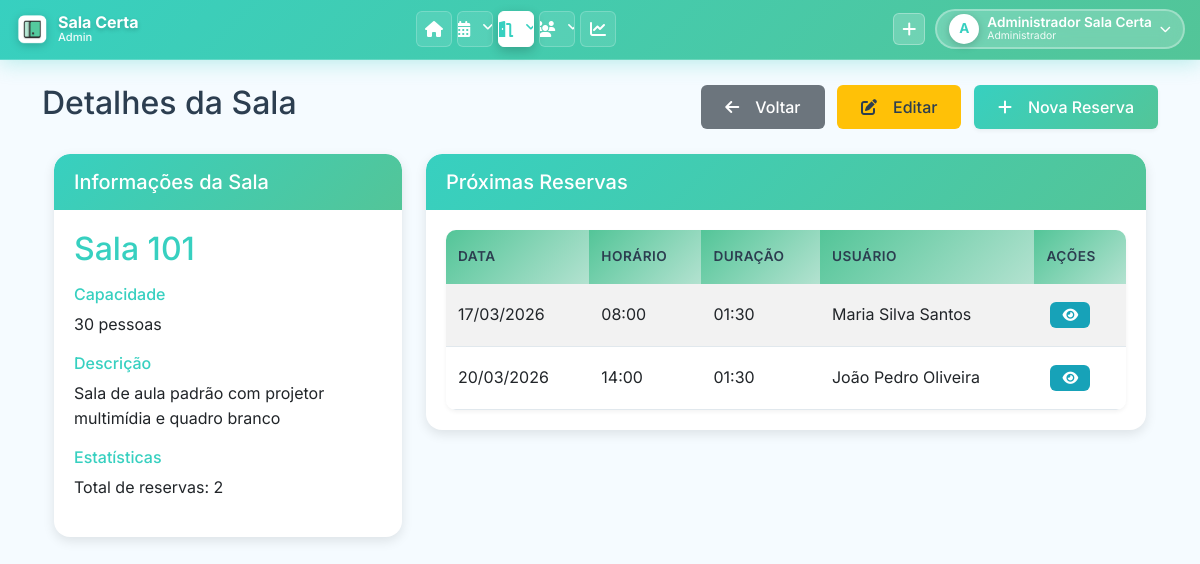
The page /pages/ver_sala.php?id=1 (signed in) on the database as committed earlier.
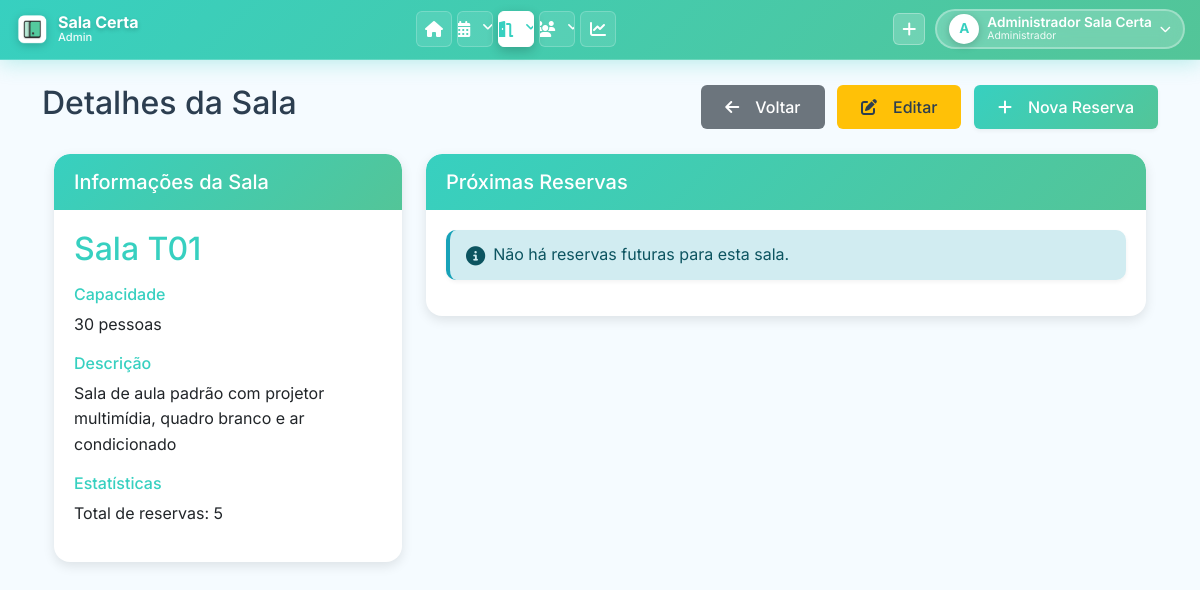
The same page on the database as committed later.
### tables this page shows
CREATE TABLE `SALA` (
    `SALA_ID` INT(11) NOT NULL AUTO_INCREMENT,
    `NUM_SALA` VARCHAR(50) NOT NULL COMMENT 'Número/código da sala (ex: 101, T01, LAB-01)',
    `QTD_PESSOAS` INT(11) NOT NULL DEFAULT 0 COMMENT 'Capacidade máxima de pessoas',
    `DESCRICAO` TEXT DEFAULT NULL COMMENT 'Descrição da sala e recursos disponíveis',
    `TIPO_SALA` VARCHAR(100) DEFAULT '' COMMENT 'Tipo: Sala de Aula, Laboratório, Auditório, Sala de Reunião, Biblioteca',
    `SETOR_RESPONSAVEL` VARCHAR(255) DEFAULT '' COMMENT 'Setor responsável pela sala',
    PRIMARY KEY (`SALA_ID`),
    UNIQUE KEY `uk_num_sala` (`NUM_SALA`)
);

CREATE TABLE `RESERVA_SALA` (
    `RESERVA_ID` INT(11) NOT NULL AUTO_INCREMENT,
    `USUARIO_ID` INT(11) NOT NULL,
    `SALA_ID` INT(11) NOT NULL,
    `DATA_RESERVA` DATE NOT NULL COMMENT 'Data da reserva (YYYY-MM-DD)',
    `HORA_INICIO` TIME NOT NULL COMMENT 'Horário de início (HH:MM:SS)',
    `TEMPO_RESERVA` TIME NOT NULL COMMENT 'Duração da reserva (ex: 01:30:00)',
    `ESTADO` ENUM('Ativa', 'Cancelada', 'Pendente', 'Reservado') NOT NULL DEFAULT 'Ativa',
    PRIMARY KEY (`RESERVA_ID`),
    KEY `idx_reserva_usuario` (`USUARIO_ID`),
    KEY `idx_reserva_sala` (`SALA_ID`),
    KEY `idx_reserva_data` (`DATA_RESERVA`),
    KEY `idx_reserva_estado` (`ESTADO`),
    KEY `idx_reserva_sala_data_estado` (`SALA_ID`, `DATA_RESERVA`, `ESTADO`) COMMENT 'Índice composto para verificação de conflitos',
    CONSTRAINT `fk_reserva_usuario` FOREIGN KEY (`USUARIO_ID`) REFERENCES `USUARIO` (`USUARIO_ID`) ON DELETE RESTRICT ON UPDATE CASCADE,
    CONSTRAINT `fk_reserva_sala` FOREIGN KEY (`SALA_ID`) REFERENCES `SALA` (`SALA_ID`) ON DELETE RESTRICT ON UPDATE CASCADE
);

CREATE TABLE `USUARIO` (
    `USUARIO_ID` INT(11) NOT NULL AUTO_INCREMENT,
    `USUARIO_NOME` VARCHAR(255) NOT NULL,
    `USUARIO_EMAIL` VARCHAR(255) NOT NULL,
    `USUARIO_SENHA` VARCHAR(255) NOT NULL COMMENT 'Hash bcrypt via password_hash() ou texto puro (legado)',
    `USUARIO_CPF` VARCHAR(14) NOT NULL COMMENT 'Formato: 000.000.000-00 ou apenas números',
    `USUARIO_CURSO` VARCHAR(255) DEFAULT NULL,
    `TIPO_USUARIO` ENUM('admin', 'comum') NOT NULL DEFAULT 'comum',
    `SETOR` VARCHAR(255) DEFAULT '' COMMENT 'Se preenchido, permite acesso ao painel admin',
    `FOTO_PERFIL` VARCHAR(500) DEFAULT NULL COMMENT 'Caminho relativo: uploads/perfil/user_X_timestamp.png',
    PRIMARY KEY (`USUARIO_ID`),
    UNIQUE KEY `uk_usuario_email` (`USUARIO_EMAIL`),
    UNIQUE KEY `uk_usuario_cpf` (`USUARIO_CPF`)
);

### classes/Sala.php (called while the page is built, shortened)
<?php
class Sala {
    public static function buscarPorId($id) {
        $conn = Conexao::getConn();
        $sql = "SELECT * FROM SALA WHERE SALA_ID = :id";
        $stmt = $conn->prepare($sql);
        $stmt->bindValue(':id', $id);
        $stmt->execute();
        return $stmt->fetch();
    }
}

### pages/ver_sala.php (the view, shortened to what the changed rows need)
<?php
require_once '../classes/Sala.php';
$id = $_GET['id'];
$sala = Sala::buscarPorId($id);
$conn = Conexao::getConn();
$hoje = date('Y-m-d');
$sql = "SELECT r.*, u.USUARIO_NOME
        FROM RESERVA_SALA r
        JOIN USUARIO u ON r.USUARIO_ID = u.USUARIO_ID
        WHERE r.SALA_ID = :sala_id
        AND (r.DATA_RESERVA >= :hoje OR (r.DATA_RESERVA = :hoje AND ADDTIME(r.HORA_INICIO, r.TEMPO_RESERVA) >= CURTIME()))
        AND r.ESTADO = 'Ativa'
        ORDER BY r.DATA_RESERVA, r.HORA_INICIO
        LIMIT 10";
$stmt = $conn->prepare($sql);
$stmt->bindValue(':sala_id', $id);
$stmt->bindValue(':hoje', $hoje);
$stmt->execute();
$proximas_reservas = $stmt->fetchAll();
$sql = "SELECT COUNT(*) as total FROM RESERVA_SALA WHERE SALA_ID = :sala_id";
$stmt = $conn->prepare($sql);
$stmt->bindValue(':sala_id', $id);
$stmt->execute();
$resultado = $stmt->fetch();
$total_reservas = $resultado['total'];
include '../includes/header.php';
?>
<div class="row">
    <div class="col-md-12">
        <div class="d-flex justify-content-between align-items-center mb-4">
            <h2>Detalhes da Sala</h2>
        </div>
        <div class="row">
            <div class="col-md-4">
                <div class="card">
                    <div class="card-body">
                        <h2 class="mb-3 text-primary">Sala <?php echo $sala['NUM_SALA']; ?></h2>
                        <div class="mb-3">
                            <h6 class="text-primary">Capacidade</h6>
                            <p><?php echo $sala['QTD_PESSOAS']; ?> pessoas</p>
                        </div>
                        <div class="mb-3">
                            <h6 class="text-primary">Descrição</h6>
                            <p><?php echo $sala['DESCRICAO']; ?></p>
                        </div>
                        <div class="mb-3">
                            <h6 class="text-primary">Estatísticas</h6>
                            <p class="mb-0">Total de reservas: <?php echo $total_reservas; ?></p>
                        </div>
                    </div>
                </div>
            </div>
            <div class="col-md-8">
                <div class="card">
                    <div class="card-body">
                        <?php if (count($proximas_reservas) > 0): ?>
                        <div class="table-responsive">
                            <table class="table table-striped table-hover">
                                <thead>
                                    <tr>
                                        <th>Data</th>
                                        <th>Horário</th>
                                        <th>Duração</th>
                                        <th>Usuário</th>
                                        <th>Ações</th>
                                    </tr>
                                </thead>
                                <tbody>
                                    <?php foreach ($proximas_reservas as $reserva): ?>
                                    <tr>
                                        <td><?php echo date('d/m/Y', strtotime($reserva['DATA_RESERVA'])); ?></td>
                                        <td><?php echo date('H:i', strtotime($reserva['HORA_INICIO'])); ?></td>
                                        <td><?php echo date('H:i', strtotime($reserva['TEMPO_RESERVA'])); ?></td>
                                        <td><?php echo $reserva['USUARIO_NOME']; ?></td>
                                        <td>
                                            <a href="ver_reserva.php?id=<?php echo $reserva['RESERVA_ID']; ?>" class="btn btn-sm btn-info" data-bs-toggle="tooltip" title="Ver detalhes">
                                                <i class="fas fa-eye"></i>
                                            </a>
                                        </td>
                                    </tr>
                                    <?php endforeach; ?>
                                </tbody>
                            </table>
                        </div>
                        <?php else: ?>
                        <div class="alert alert-info">
                            <i class="fas fa-info-circle me-2"></i>Não há reservas futuras para esta sala.
                        </div>
                        <?php endif; ?>
                    </div>
                </div>
            </div>
        </div>
    </div>
</div>
<?php include '../includes/footer.php'; ?>

Rows that differ between the two databases and show on the page:
no longer on this page (row edited): reserva_sala: DATA_RESERVA "17/03/2026", HORA_INICIO "08:00", TEMPO_RESERVA "01:30", USUARIO_ID.USUARIO_NOME "Maria Silva Santos"
no longer on this page (row edited): reserva_sala: DATA_RESERVA "20/03/2026", HORA_INICIO "14:00", TEMPO_RESERVA "01:30", USUARIO_ID.USUARIO_NOME "João Pedro Oliveira"
changed sala: NUM_SALA "101" → "T01"; DESCRICAO "Sala de aula padrão com projetor multimídia e quadro branco" → "Sala de aula padrão com projetor multimídia, quadro branco e ar condicionado"
Other text that changed with them:
$total_reservas: "2" → "5"
text no longer shown: "DATA HORÁRIO DURAÇÃO USUÁRIO AÇÕES"
text now shown: "Não há reservas futuras para esta sala."
